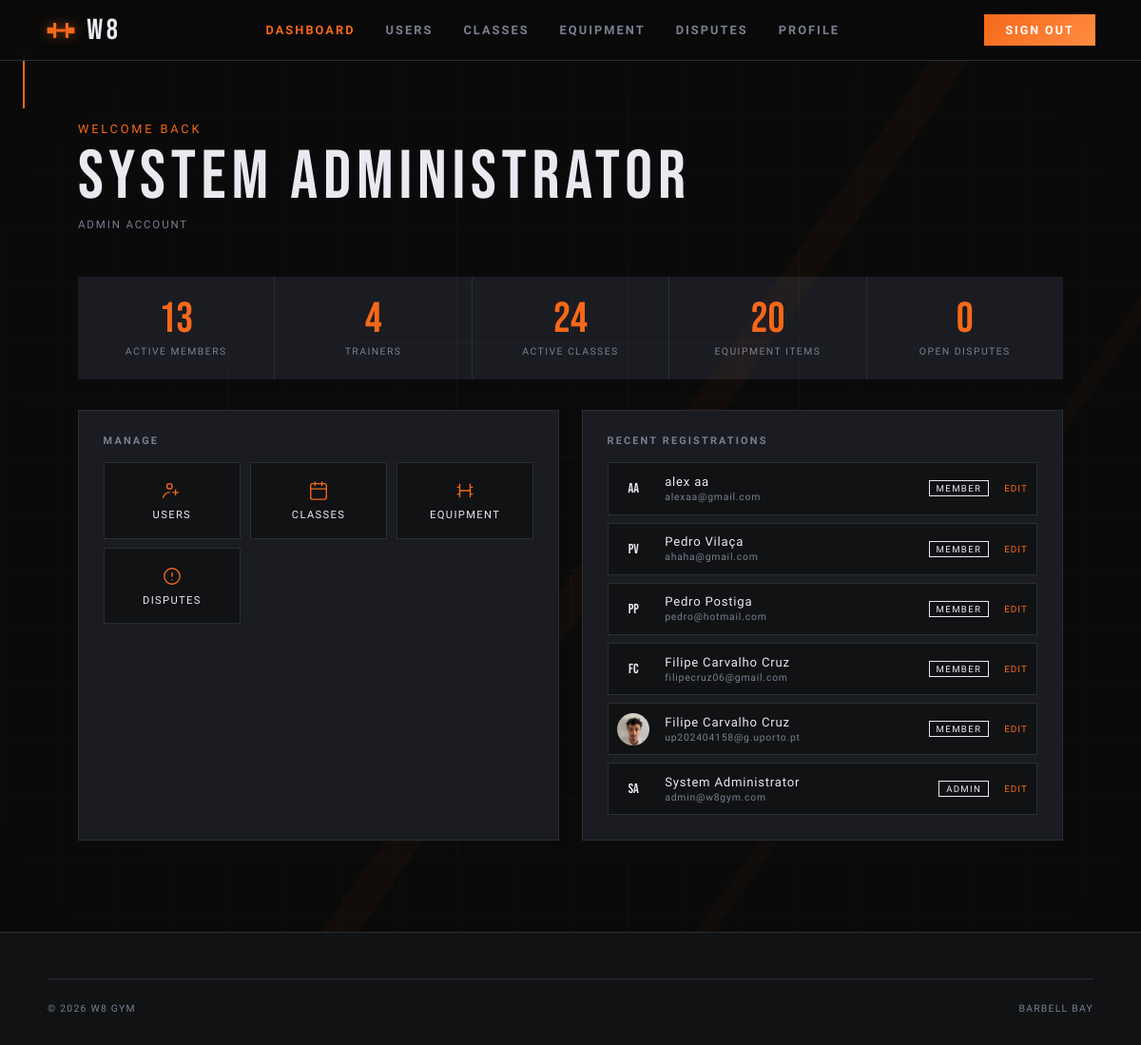
Before: /pages/dashboard.php (signed in) with the older database file.
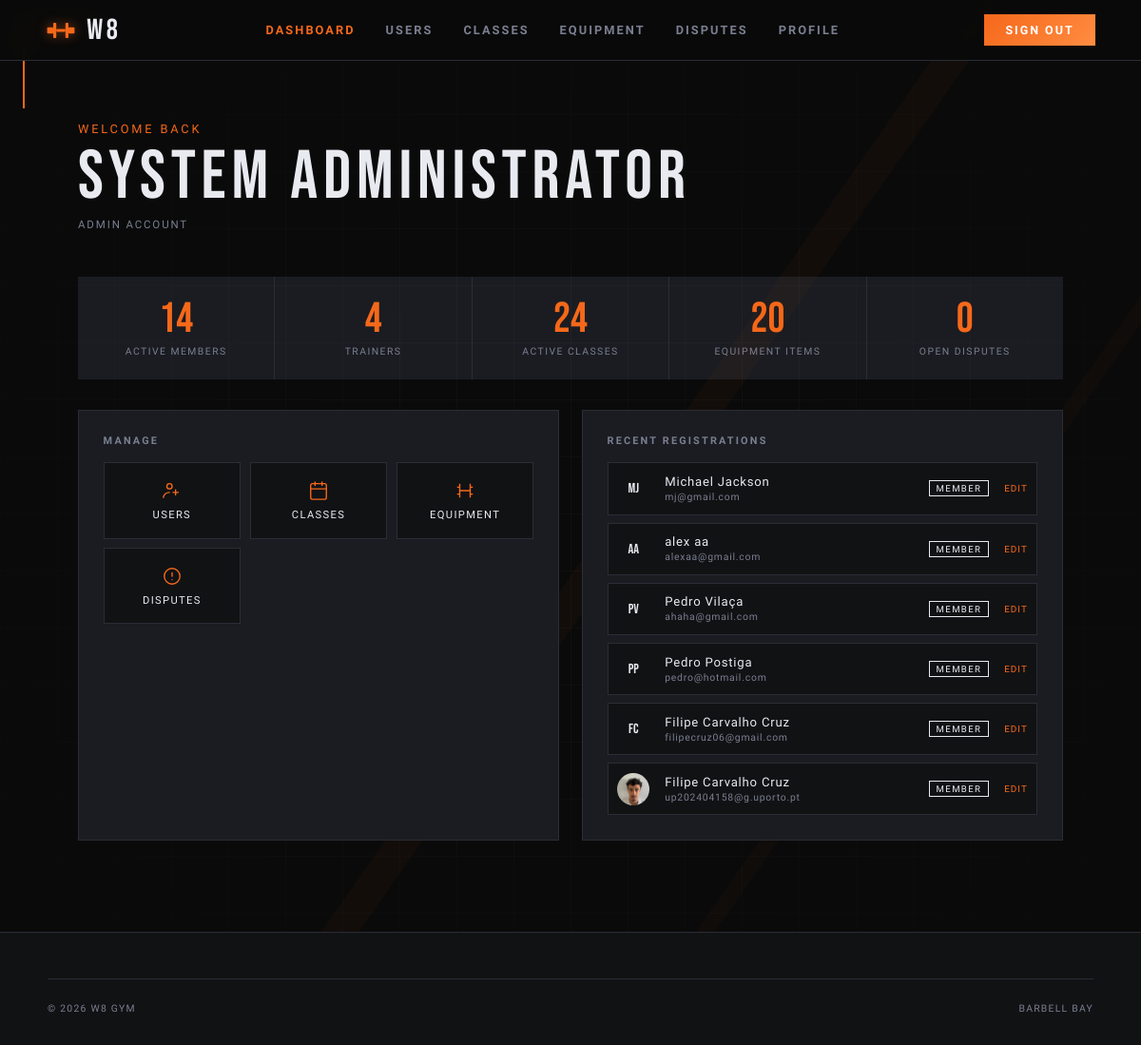
After: the same page with the newer database file.
### tables this page shows
CREATE TABLE users (
  id             INTEGER PRIMARY KEY AUTOINCREMENT,
  username       TEXT    NOT NULL UNIQUE,
  email          TEXT    NOT NULL UNIQUE,
  password_hash  TEXT    NOT NULL,
  first_name     TEXT    NOT NULL,
  last_name      TEXT    NOT NULL,
  phone          TEXT    DEFAULT NULL,
  date_of_birth  TEXT    DEFAULT NULL,   -- ISO-8601: YYYY-MM-DD
  photo_path     TEXT    DEFAULT NULL,   -- stored relative path
  role           TEXT    NOT NULL DEFAULT 'member'
                         CHECK (role IN ('member','trainer','admin')),
  is_active      INTEGER NOT NULL DEFAULT 1,
  created_at     TEXT    NOT NULL DEFAULT (datetime('now')),
  updated_at     TEXT    NOT NULL DEFAULT (datetime('now'))
  -- NOTE: update updated_at via UPDATE trigger or in application code
);

### includes/nav.php (called while the page is built, shortened)
<?php
$role = $role ?? null;
?>

### config/session.php (called while the page is built, shortened)
<?php
if (isset($_SESSION['id']) && !isset($_SESSION['user'])) {
    $db = get_db();
    $stmt = $db->prepare('SELECT id, username, email, first_name, last_name, photo_path, role FROM users WHERE id = ?');
    $stmt->execute([$_SESSION['id']]);
}
function current_user(): ?array {
    return $_SESSION['user'] ?? null;
}
function require_login(string $redirect = '../pages/sign_in.php'): array {
    $user = current_user();
    return $user;
}

### pages/dashboard.php (the view, shortened to what the changed rows need)
<?php
require_once __DIR__ . '/../config/session.php';
$user  = require_login();
$db    = get_db();
$role  = $user['role'];
$admin_stats       = [];
if ($role === 'admin') {
    $admin_stats['total_members']  = $db->query('SELECT COUNT(*) FROM users WHERE role="member" AND is_active=1')->fetchColumn();
    $admin_stats['total_trainers'] = $db->query('SELECT COUNT(*) FROM users WHERE role="trainer" AND is_active=1')->fetchColumn();
    $admin_stats['total_classes']  = $db->query('SELECT COUNT(*) FROM classes WHERE is_active=1')->fetchColumn();
    $admin_stats['open_disputes']  = $db->query('SELECT COUNT(*) FROM disputes WHERE status="open"')->fetchColumn();
    $admin_stats['total_equipment'] = $db->query('SELECT COUNT(*) FROM equipment')->fetchColumn();
    $recent_users = $db->query(
        'SELECT id, first_name, last_name, email, role, photo_path, created_at FROM users ORDER BY created_at DESC LIMIT 6'
    )->fetchAll();
}
?>
<!DOCTYPE html>
<html lang="en">
<head>
  <link rel="stylesheet" href="../css/base.css">
  <link rel="stylesheet" href="../css/components.css">
  <link rel="stylesheet" href="../css/dashboard.css">
</head>
<body>
  <?php
    require_once __DIR__ . '/../includes/nav.php';
  ?>
  <main>
    <header class="dash-hero">
      <div class="dash-hero__greeting">Welcome back</div>
      <div class="dash-hero__name"><?= htmlspecialchars($user['first_name'] . ' ' . $user['last_name']) ?></div>
      <div class="dash-hero__role"><?= ucfirst($role) ?> Account</div>
    </header>
    <?php if ($role === 'admin'): ?>
    <section style="max-width:1100px;margin:0 auto;padding:0 2rem 2rem;">
    <div class="stat-cards">
      <article class="stat-card">
        <div class="stat-card__n"><?= $admin_stats['total_members'] ?></div>
        <div class="stat-card__l">Active Members</div>
      </article>
      <article class="stat-card">
        <div class="stat-card__n"><?= $admin_stats['total_trainers'] ?></div>
        <div class="stat-card__l">Trainers</div>
      </article>
      <article class="stat-card">
        <div class="stat-card__n"><?= $admin_stats['total_classes'] ?></div>
        <div class="stat-card__l">Active Classes</div>
      </article>
      <article class="stat-card">
        <div class="stat-card__n"><?= $admin_stats['total_equipment'] ?></div>
        <div class="stat-card__l">Equipment Items</div>
      </article>
      <article class="stat-card">
        <div class="stat-card__n" style="<?= $admin_stats['open_disputes'] > 0 ? 'color:#e84040' : '' ?>"><?= $admin_stats['open_disputes'] ?></div>
        <div class="stat-card__l">Open Disputes</div>
      </article>
      </div>
    </section>
    <section class="dash-grid dash-grid--admin" style="grid-template-columns:1fr 1fr;">
    <article class="dash-card">
      <div class="dash-card__title">Manage</div>
      <div class="quick-links">
        <a href="admin_users.php" class="quick-link">
          <svg viewBox="0 0 24 24" fill="none"><circle cx="9" cy="7" r="3" stroke="currentColor" stroke-width="1.5"/><path d="M2 20c0-3.314 3.134-6 7-6" stroke="currentColor" stroke-width="1.5" stroke-linecap="round"/><path d="M16 11v6M13 14h6" stroke="currentColor" stroke-width="1.5" stroke-linecap="round"/></svg>
          <span>Users</span>
        </a>
        <a href="admin_classes.php" class="quick-link">
          <svg viewBox="0 0 24 24" fill="none"><rect x="3" y="4" width="18" height="18" rx="2" stroke="currentColor" stroke-width="1.5"/><path d="M3 10h18M8 2v4M16 2v4" stroke="currentColor" stroke-width="1.5" stroke-linecap="round"/></svg>
          <span>Classes</span>
        </a>
        <a href="admin_equipment.php" class="quick-link">
          <svg viewBox="0 0 24 24" fill="none"><path d="M6 4v16M18 4v16M3 8h3M18 8h3M3 16h3M18 16h3M6 12h12" stroke="currentColor" stroke-width="1.5"/></svg>
          <span>Equipment</span>
        </a>
        <a href="admin_disputes.php" class="quick-link">
          <svg viewBox="0 0 24 24" fill="none"><circle cx="12" cy="12" r="9" stroke="currentColor" stroke-width="1.5"/><path d="M12 8v4M12 16h.01" stroke="currentColor" stroke-width="1.5" stroke-linecap="round"/></svg>
          <span>Disputes</span>
        </a>
      </div>
    </article>
    <article class="dash-card">
      <div class="dash-card__title">Recent Registrations</div>
      <div class="user-list">
        <?php foreach ($recent_users as $u): ?>
        <article class="user-row">
          <div class="user-row__avatar">
            <?php if ($u['photo_path']): ?>
              <img src="../<?= htmlspecialchars($u['photo_path']) ?>" alt="">
            <?php else: ?>
              <?= strtoupper(substr($u['first_name'],0,1) . substr($u['last_name'],0,1)) ?>
            <?php endif; ?>
          </div>
          <div class="user-row__name"><?= htmlspecialchars($u['first_name'] . ' ' . $u['last_name']) ?><br>
            <span style="font-size:.65rem;color:var(--subtle)"><?= htmlspecialchars($u['email']) ?></span>
          </div>
          <span class="user-row__badge user-row__badge--<?= $u['role'] ?>"><?= $u['role'] ?></span>
          <a href="admin_users.php?edit=<?= $u['id'] ?>" style="font-family:var(--fu);font-size:.62rem;letter-spacing:.1em;text-transform:uppercase;color:var(--accent);">Edit</a>
        </article>
        <?php endforeach; ?>
      </div>
    </article>
    </section>
    <?php endif; ?>
  </main>
</body>
</html>

Changed rows visible on the page:
no longer on one of the page's lists (row unchanged): users: first_name+last_name "SA", first_name+last_name "System Administrator", email "admin@w8gym.com", role "ADMIN"
added users: first_name+last_name "MJ", first_name+last_name "Michael Jackson", email "mj@gmail.com", role "MEMBER"
Other visible differences:
$admin_stats['total_members']: "13" → "14"
